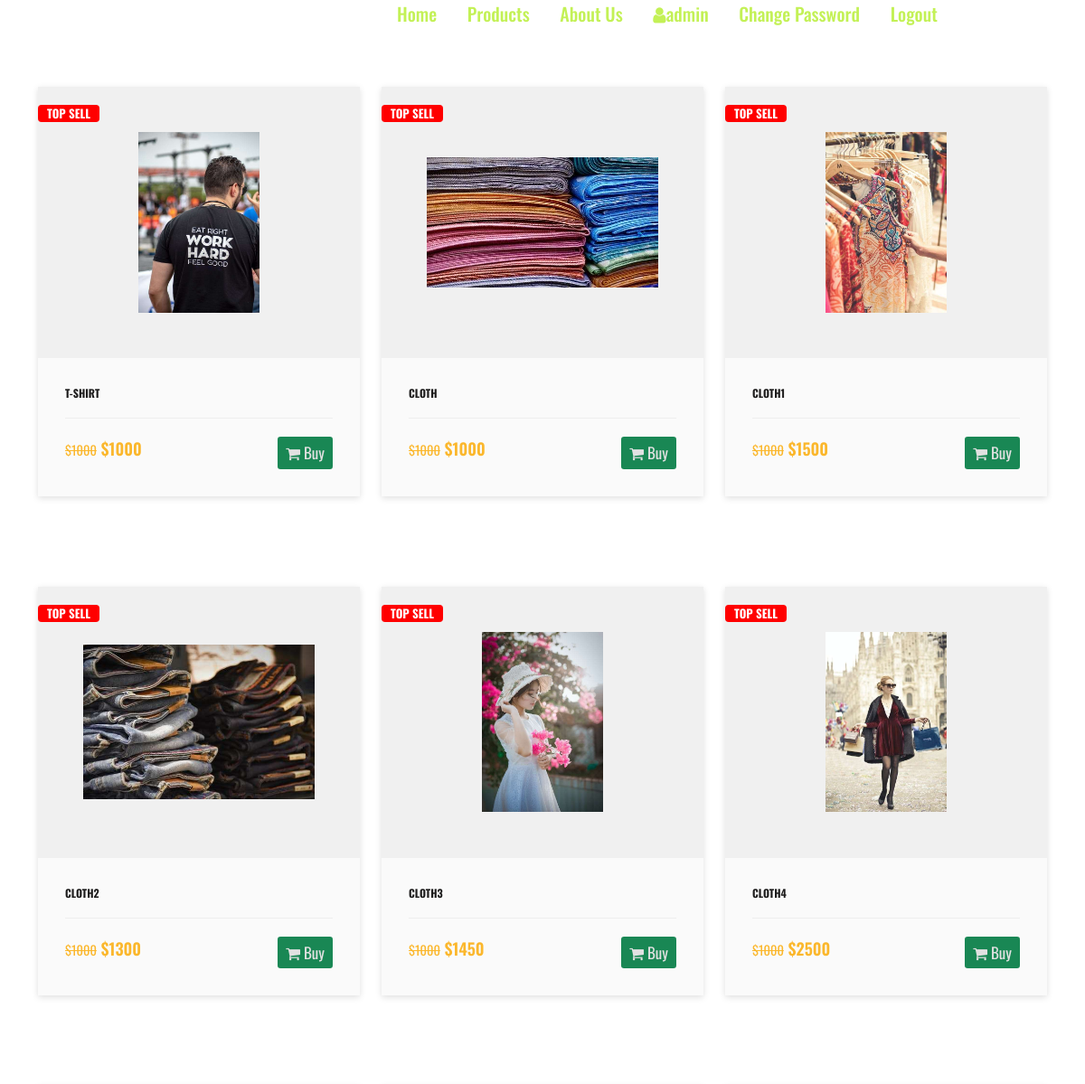
Before: /garments/products/ (signed in, upper part) with the older database file.
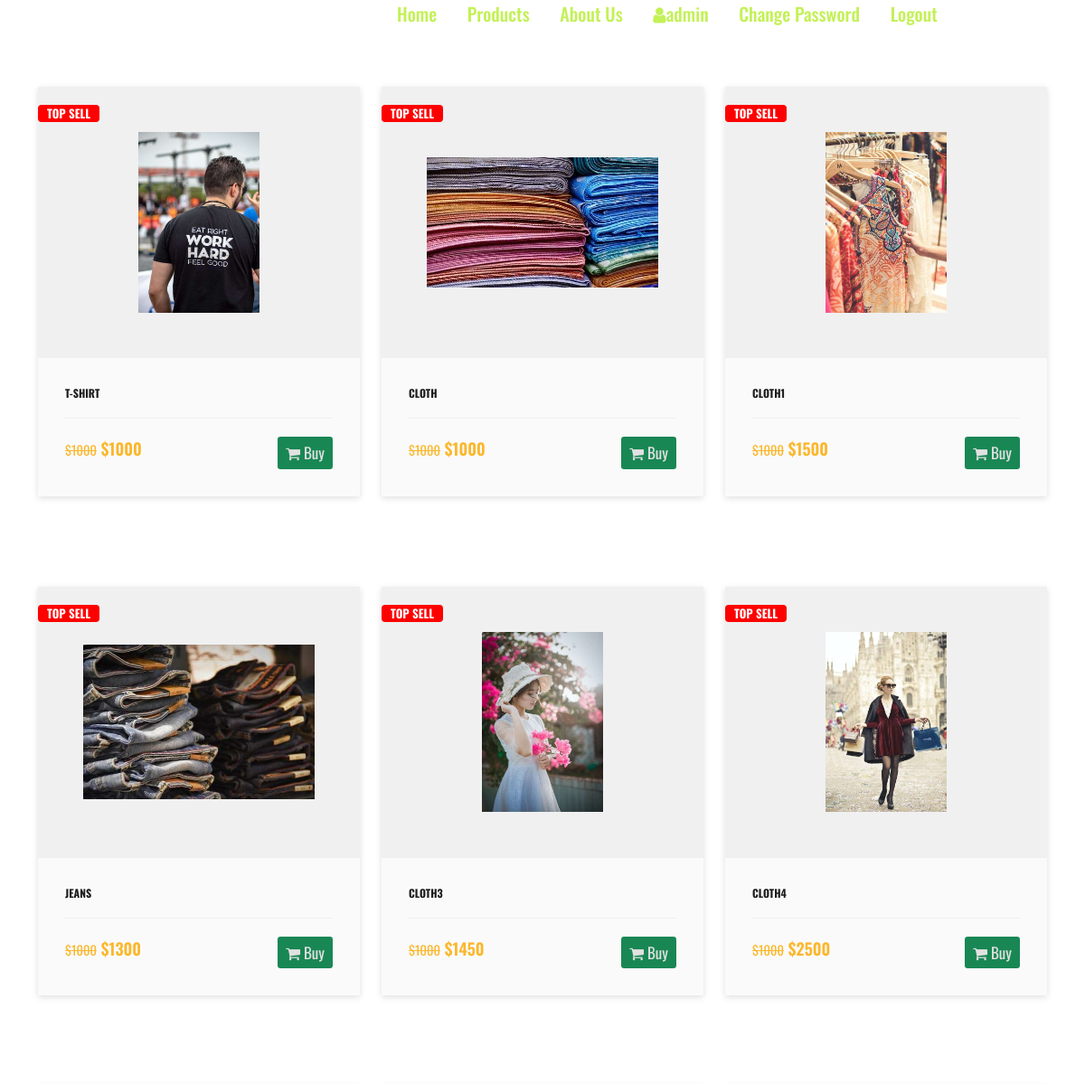
After: the same page with the newer database file.
### abc_garments/models.py (models this page shows, shortened)
class Product(models.Model):
    name=models.CharField(max_length=255)
    status=models.BooleanField(default=True)
    size=models.CharField(max_length=10) #XL,M,S
    price=models.IntegerField()
    image=models.ImageField(upload_to='products',blank=True,null=True)

### abc_garments/views.py (the view)
# urls.py: path('products/',products,name='products'),
@login_required
def products(request):
    context={}
    products=Product.objects.all()
    context['products']=products
    return render(request,'products.html',context)

### templates/products.html (shortened to what this page needs)
{% extends 'base.html' %}
{% load static %}
{% block CSS %}
<link rel="stylesheet" href="{% static 'custom/css/products.css' %}">
{% endblock CSS %}
{%block content%}
<div class="container">
    <div class="row">
        {% for product in products %}
        <div class="col-md-4">
            <div class="product-card">
                <div class="badge">Top Sell</div>
                <div class="product-tumb">
                  <img src="..{{ product.image.url }}" alt="cloth">
                </div>
                <div class="product-details">
                  <span class="product-catagory">{{product.name}}</span>
                    <div class="product-bottom-details">
                        <div class="product-price"><small>$1000</small>${{product.price}}</div>
                        <div class="product-links">
                        <a class="btn btn-sm bg-success" href="{% url 'buy_product' product.id %}"><i class="fa fa-shopping-cart"></i> Buy</a>
                        </div>
                    </div>
                </div>
            </div>
        </div>
        {% endfor %}
    </div>
</div>
{% endblock content %}

Changed rows visible on the page:
changed Product: image: a different picture; name "CLOTH2" → "JEANS"
